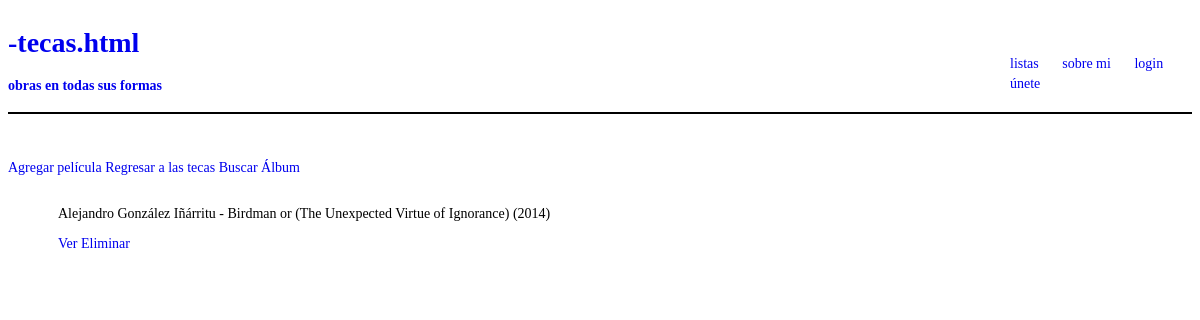
Before: /lista_pelicula/ with the older database file.
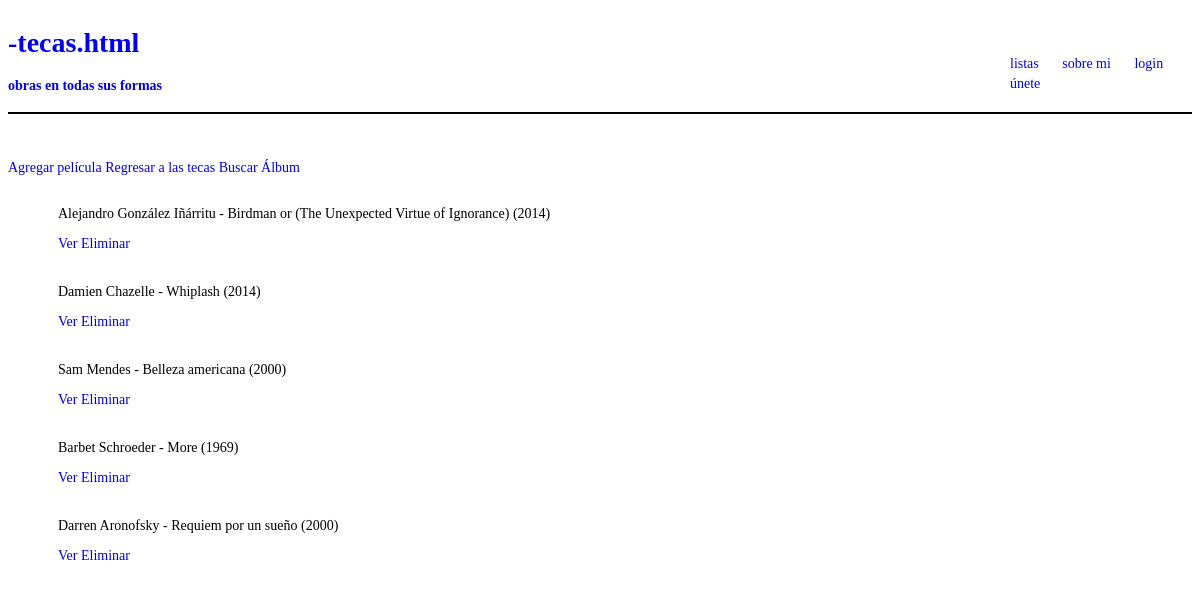
After: the same page with the newer database file.
### app_a/models.py (models this page shows, shortened)
class Pelicula(models.Model):
    titulo = models.CharField(max_length=100)
    anio = models.IntegerField()
    dir = models.CharField(max_length=100)
    dur = models.IntegerField()
    portada = models.ImageField(upload_to='media/', null=True, blank=True)
    review = RichTextField(blank=True, null=True)
    ost = models.ForeignKey(Album, blank=True, null=True, on_delete=models.SET_NULL)

### app_a/views.py (the view)
# urls.py: path('lista_pelicula/', views.PeliculaListView.as_view(), name='lista_pelicula'),
class PeliculaListView(ListView):
    model = Pelicula
    template_name = 'pelicula/lista_pelicula.html'

### app_a/templates/pelicula/lista_pelicula.html (shortened to what this page needs)
{% extends 'tem/base.html' %}
{% block body %}
    <br>
    <a href={% url 'crear_pelicula' %}>Agregar película</a>
    <a href={% url 'lista' %}>Regresar a las tecas</a>
    <a href={% url 'buscar_pelicula' %}>Buscar Álbum</a>
    <ul>
        {% for pelicula in object_list %}
            <li>
                <p>{{pelicula.dir}} - {{pelicula.titulo}} ({{pelicula.anio}})</p>
                <p>
                    <a href={% url 'detalle_pelicula' pelicula.id %}>Ver</a>
                    <a href={% url 'eliminar_pelicula' pelicula.id %}>Eliminar</a>
                </p>
            </li>
        {% empty %}
            <li><h3>Aún no hay películas registradas</h3></li>
        {% endfor %}
    </ul>
{% endblock %}

Changed rows visible on the page:
added Pelicula: dir "Damien Chazelle", titulo "Whiplash", anio "2014"
added Pelicula: dir "Sam Mendes", titulo "Belleza americana", anio "2000"
added Pelicula: dir "Barbet Schroeder", titulo "More", anio "1969"
added Pelicula: dir "Darren Aronofsky", titulo "Requiem por un sueño", anio "2000"
